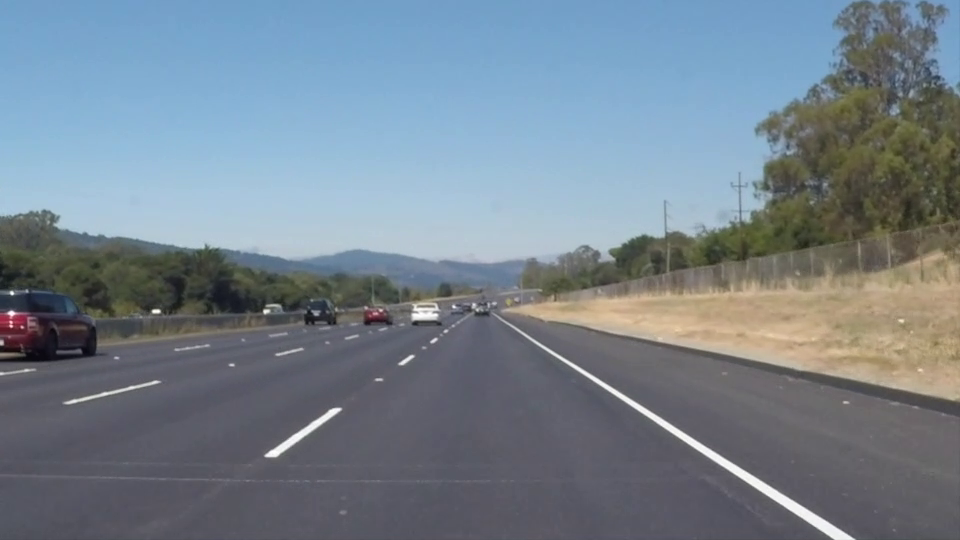
#> input picture frame 22 of res/straight_lane_detection.mp4, 960 x 540 px, given in place of predict_turn.mp4, which was not available
$ python predict_turn.py   (older library calls are emulated)
#> lines starting #> are read from the running program, lines starting #| are printed output that depends on the picture; after the words box and inside, x2 and y2 are one past the last pixel; in counts of white or black regions, pixels touching at a corner belong together; pictures that were not available may be replaced by others from this repository, and a replacement may not be noted
# Predict Turn
# Copyright (c) 2022 Rishabh Mukund
# MIT License
#
# Description: Predict the radius of curvature of the lane

import cv2
import numpy as np


def removeBackNoise(img):
    hsv = cv2.cvtColor(img, cv2.COLOR_BGR2HSV)

    yellow_range = np.array(([[10, 100, 100], [45, 200, 255]]), np.uint8)
    mask_yellow = cv2.inRange(hsv, yellow_range[0], yellow_range[1])

    white_range = np.array(([[0, 0, 210], [255, 45, 255]]), np.uint8)
    mask_white = cv2.inRange(hsv, white_range[0], white_range[1])

    mask_wy = cv2.bitwise_or(mask_yellow, mask_white)
    _, thresh = cv2.threshold(mask_wy, 200, 255, cv2.THRESH_BINARY)
    return thresh


def warp(image):
    dim = image.shape
    src = np.float32([[120, dim[0]-70], [dim[1]-120, dim[0]-70],
                     [4*dim[1]//7, 3*dim[0]//5], [3*dim[1]//7, 3*dim[0]//5]])
    dst = np.float32([[0, 1000], [1000, 1000], [1000, 0], [0, 0]])

    H = cv2.getPerspectiveTransform(src, dst)
    invH = cv2.getPerspectiveTransform(dst, src)

    warped = cv2.warpPerspective(image, H, (1000, 1000))
    return warped, invH


# [6 lines left out: function checkForLine, not called in this run]


def detectLanes(image, windows=10, margin=100, thresh=50):
    histogram = np.sum(image[image.shape[0] // 3:, :], axis=0)
    output = np.dstack((image, image, image)) * 255

    leftx_base = np.argmax(histogram[:histogram.shape[0] // 2])
    rightx_base = np.argmax(
        histogram[histogram.shape[0] // 2:]) + histogram.shape[0] // 2

    window_height = np.int(image.shape[0] // windows)

    val_present = image.nonzero()
    val_present_y = np.array(val_present[0])
    val_present_x = np.array(val_present[1])

    leftx_current = leftx_base
    rightx_current = rightx_base

    left_lane_inds = []
    right_lane_inds = []

    for window in range(windows):
        win_yb = image.shape[0] - (window + 1) * window_height
        win_yt = image.shape[0] - window * window_height
        win_xll = leftx_current - margin
        win_xlr = leftx_current + margin
        win_xrl = rightx_current - margin
        win_xrr = rightx_current + margin

        val_left = ((val_present_y >= win_yb) & (val_present_y < win_yt) & (
            val_present_x >= win_xll) & (val_present_x
                                         < win_xlr)).nonzero()[0]
        val_right = ((val_present_y >= win_yb) & (val_present_y < win_yt) & (
            val_present_x >= win_xrl) & (val_present_x
                                         < win_xrr)).nonzero()[0]

        left_lane_inds.append(val_left)
        right_lane_inds.append(val_right)

        if len(val_left) > thresh:
            leftx_current = np.int(np.mean(val_present_x[val_left]))
        if len(val_right) > thresh:
            rightx_current = np.int(np.mean(val_present_x[val_right]))

        cv2.rectangle(output, (win_xll, win_yb),
                      (win_xlr, win_yt), (0, 255, 0), 4)
        cv2.rectangle(output, (win_xrl, win_yb),
                      (win_xrr, win_yt), (0, 255, 0), 4)

    left_lane_inds = np.concatenate(left_lane_inds)
    right_lane_inds = np.concatenate(right_lane_inds)

    leftx = val_present_x[left_lane_inds]
    lefty = val_present_y[left_lane_inds]
    rightx = val_present_x[right_lane_inds]
    righty = val_present_y[right_lane_inds]

    return leftx, lefty, rightx, righty, output


def curveFitting(img_shape, leftx, lefty, rightx, righty):
    left_fit = np.polyfit(lefty, leftx, 2)
    right_fit = np.polyfit(righty, rightx, 2)

    ploty = np.linspace(0, img_shape[0] - 1, img_shape[0])

    left_x = left_fit[0]*ploty**2 + left_fit[1]*ploty + left_fit[2]
    right_x = right_fit[0]*ploty**2 + right_fit[1]*ploty + right_fit[2]

    left = np.array(np.vstack([left_x, ploty]).astype(np.int32).T)
    right = np.array(np.vstack([right_x, ploty]).astype(np.int32).T)

    y_max = np.max(ploty)
    l_rad_curv = ((1 + (2*left_fit[0]*y_max + left_fit[1])
                  ** 2)**1.5) / np.absolute(2*left_fit[0])
    r_rad_curv = ((1 + (2*right_fit[0]*y_max + right_fit[1])
                  ** 2)**1.5) / np.absolute(2*right_fit[0])

    return l_rad_curv, r_rad_curv, left, right


def colorLane(frame, left, right):
    input = frame.copy()
    warped, invH = warp(frame)
    cv2.polylines(warped, [left], False, [0, 0, 255], 5)
    cv2.polylines(warped, [right], False, [0, 0, 255], 5)
    points = np.append(left, np.flipud(right), 0)
    cv2.fillPoly(warped, np.int32([points]), (255, 0, 0))
    output = cv2.warpPerspective(
        warped, invH, (frame.shape[1], frame.shape[0]), frame)
    out = cv2.addWeighted(output, 0.8, input, 0.6, 1)
    return out


def pred_turn(l_rad_curv, r_rad_curv):
    turn = "STRAIGHT"
    rad_diff = l_rad_curv - r_rad_curv
    if(rad_diff > 800):
        turn = "RIGHT"
    if(rad_diff < -800):
        turn = "LEFT"
    return turn


def disp_output(turn, output, bin, warped, input, lanes_img, rad):
    font = cv2.FONT_HERSHEY_SIMPLEX
    fontScale = 1
    fontColor = (255, 255, 255)
    thickness = 1
    lineType = 2

    cv2.putText(output, 'ACTION = ' + turn,
                (0, 50),
                font,
                fontScale,
                fontColor,
                thickness,
                lineType)

    cv2.putText(output, 'radius of curvature in pixels = '
                + str(rad),
                (0, 100),
                font,
                fontScale,
                fontColor,
                thickness,
                lineType)

    test = cv2.merge((warped, warped, warped))
    btm = cv2.resize(np.concatenate((test, lanes_img),
                     1), (750, 3*output.shape[0]//4))

    test2 = cv2.merge((bin, bin, bin))
    top = cv2.resize(np.concatenate((input, test2), 1),
                     (750, output.shape[0]//4))

    right = np.concatenate((top, btm), 0)

    return np.concatenate((output, right), 1)


if __name__ == '__main__':
    cap = cv2.VideoCapture('res/predict_turn.mp4')
    while cap.isOpened():
        ret, frame = cap.read()
#> frame is the input picture: shape (540, 960, 3); mean B, G, R 141.9, 130.7, 117.7
        if ret:
            input = frame.copy()

            bin = removeBackNoise(frame)
#> in removeBackNoise, `mask_yellow = cv2.inRange(hsv, yellow_range[0], yellow_range[1])`:
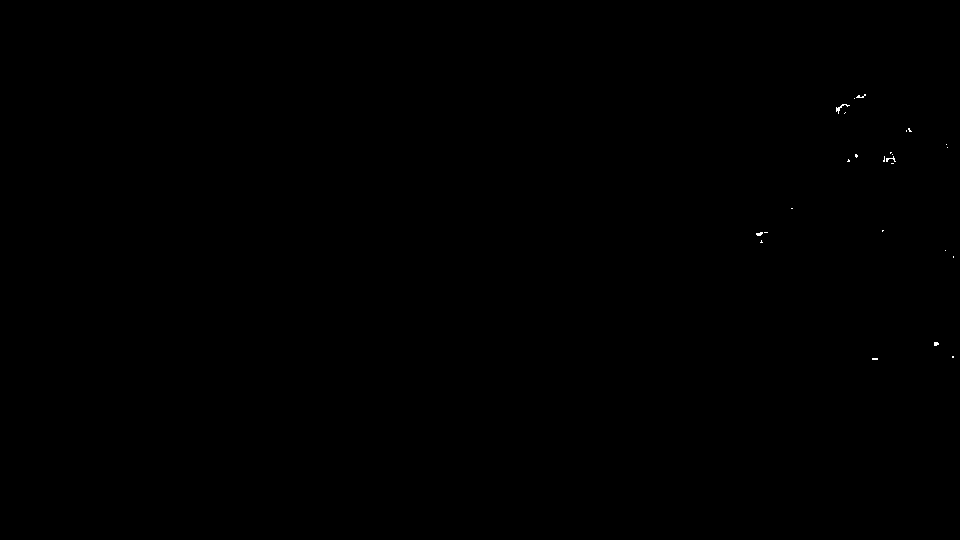
#> mask_yellow: shape (540, 960); 0.04% white in thin lines or dots, all inside (x1, y1, x2, y2) = (756, 94, 954, 360)
            warped, invH = warp(bin)
#> invH = [[0.137, -0.388, 411], [0, -0.235, 324], [0, -0.00081, 1]]

            leftx, lefty, rightx, righty, lanes_img = detectLanes(warped)
#> in detectLanes, `histogram = np.sum(image[image.shape[0] // 3:, :], axis=0)`: histogram = 1000 values, max 35568 at index 841, min 0 at index 0, mean 3593.2
#> in detectLanes, `leftx_base = np.argmax(histogram[:histogram.shape[0] // 2])`: leftx_base = 191
#> in detectLanes, `rightx_base = np.argmax( histogram[histogram.shape[0] // 2:]) + histog..`: rightx_base = 841
#> in detectLanes, `val_present = image.nonzero()`: val_present = 23588 positions, rows 185 to 999, columns 171 to 867
#> in detectLanes, `leftx_current = leftx_base`: leftx_current = 191
#> in detectLanes, `rightx_current = rightx_base`: rightx_current = 841
#> the loop in detectLanes, `for window in range(windows):` made 10 passes
#> (win_xll, win_xlr, win_xrl, win_xrr, leftx_current, rightx_current) on passes 1, 2, 4, 5, 6, 7, 8: (91, 291, 741, 941, 189, 848), (89, 289, 748, 948, 196, 835), (96, 296, 720, 920, 236, 804), (136, 336, 704, 904, 238, 787), (138, 338, 687, 887, 271, 772), (171, 371, 672, 872, 271, 758), (171, 371, 658, 858, 292, 754)
#> after the loop in detectLanes, `for window in range(windows):`:
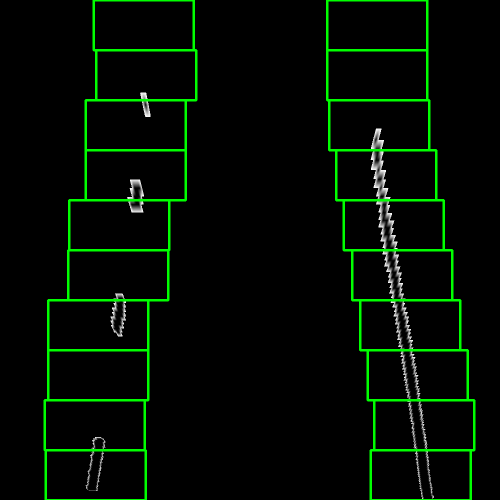
#> output: shape (1000, 1000, 3) (shown at 1/2 size); mean of channels 0, 1, 2 2.1, 12.4, 2.1; drawn as B, G, R
#> after the loop in detectLanes, `for window in range(windows):`: left_lane_inds = 10 items
#> in detectLanes, `left_lane_inds = np.concatenate(left_lane_inds)`: left_lane_inds = 6432 values, max 23159 at index 1849, min 0 at index 6250, mean 12030.7
#> in detectLanes, `right_lane_inds = np.concatenate(right_lane_inds)`: right_lane_inds = 17156 values, max 23587 at index 2313, min 581 at index 16455, mean 11704.6
#> in detectLanes, `leftx = val_present_x[left_lane_inds]`: leftx = 6432 values, max 300 at index 6182, min 171 at index 1614, mean 233.3
#> in detectLanes, `lefty = val_present_y[left_lane_inds]`: lefty = 6432 values, max 981 at index 1834, min 185 at index 6250, mean 643.8
#> in detectLanes, `rightx = val_present_x[right_lane_inds]`: rightx = 17156 values, max 867 at index 2154, min 741 at index 14781, mean 802.4
#> in detectLanes, `righty = val_present_y[right_lane_inds]`: righty = 17156 values, max 999 at index 2292, min 257 at index 16455, mean 638.9

            l_rad_curv, r_rad_curv, left_lane, right_lane = curveFitting(
                warped.shape, leftx, lefty, rightx, righty)
#> in curveFitting, `left_fit = np.polyfit(lefty, leftx, 2)`: left_fit = [-4.19e-05, -0.0929, 313.2]
#> in curveFitting, `right_fit = np.polyfit(righty, rightx, 2)`: right_fit = [6.46e-06, 0.142, 708.6]
#> in curveFitting, `left_x = left_fit[0]*ploty**2 + left_fit[1]*ploty + left_fit[2]`: left_x = 1000 values, max 313.2 at index 0, min 178.5 at index 999, mean 252.8
#> in curveFitting, `right_x = right_fit[0]*ploty**2 + right_fit[1]*ploty + right_fit[2]`: right_x = 1000 values from 708.6 to 857.1
#> in curveFitting, `left = np.array(np.vstack([left_x, ploty]).astype(np.int32).T)`: left = 1000 pairs, first value 178 to 313, second value 0 to 999
#> in curveFitting, `right = np.array(np.vstack([right_x, ploty]).astype(np.int32).T)`: right = 1000 pairs, first value 708 to 857, second value 0 to 999
#> in curveFitting, `l_rad_curv = ((1 + (2*left_fit[0]*y_max + left_fit[1]) ** 2)**1.5) / n..`: l_rad_curv = 12499.9
#> in curveFitting, `r_rad_curv = ((1 + (2*right_fit[0]*y_max + right_fit[1]) ** 2)**1.5) /..`: r_rad_curv = 80199.8
#> l_rad_curv = 12499.9; r_rad_curv = 80199.8; left_lane has the same summary as left in curveFitting; right_lane has the same summary as right in curveFitting

            turn = pred_turn(l_rad_curv, r_rad_curv)
#> in pred_turn, `rad_diff = l_rad_curv - r_rad_curv`: rad_diff = -67699.9
#> turn = 'LEFT'

            output = colorLane(frame, left_lane, right_lane)
#> in colorLane, `cv2.polylines(warped, [right], False, [0, 0, 255], 5)`:
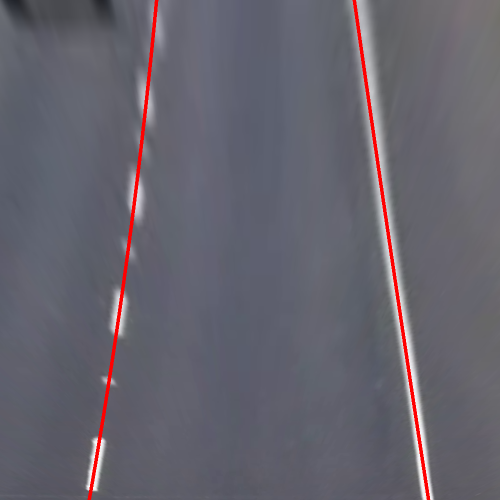
#> warped: shape (1000, 1000, 3) (shown at 1/2 size); mean B, G, R 109.5, 99.2, 101.9
#> in colorLane, `points = np.append(left, np.flipud(right), 0)`: points = 2000 pairs, first value 178 to 857, second value 0 to 999
#> in colorLane, `out = cv2.addWeighted(output, 0.8, input, 0.6, 1)`:
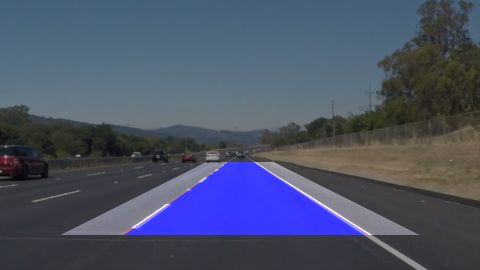
#> out: shape (540, 960, 3) (shown at 1/2 size); mean B, G, R 104.1, 82.8, 75.1

            concat = disp_output(turn, output, bin, warped,
                                 input, lanes_img, (l_rad_curv + r_rad_curv)/2)
#> in disp_output, `font = cv2.FONT_HERSHEY_SIMPLEX`: font = 0
#> in disp_output, `top = cv2.resize(np.concatenate((input, test2), 1), (750, output.shape..`:
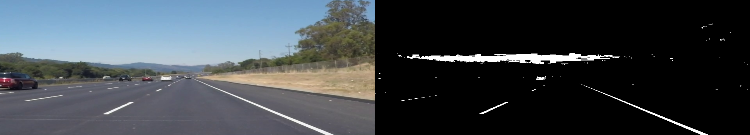
#> top: shape (135, 750, 3); mean B, G, R 74.8, 69.2, 62.7
#> in disp_output, `right = np.concatenate((top, btm), 0)`:
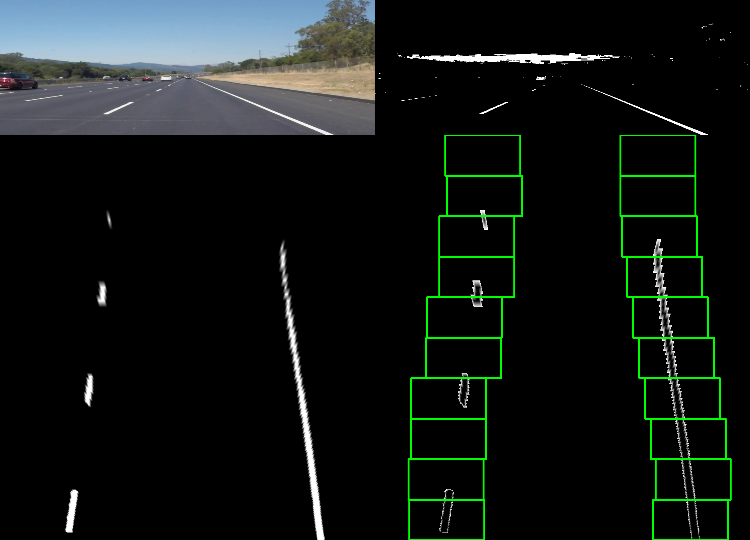
#> right: shape (540, 750, 3); mean B, G, R 20.9, 23.4, 17.9
#> in disp_output, `return np.concatenate((output, right), 1)`:
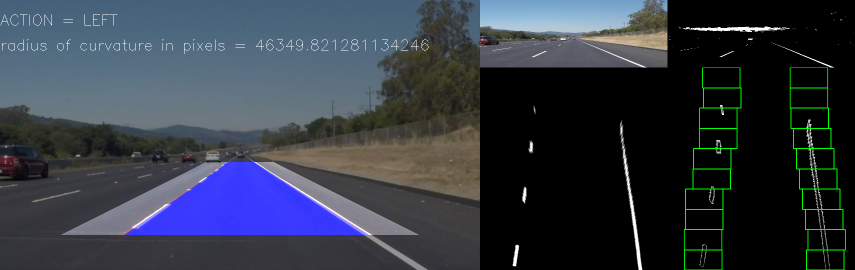
#> returned value: shape (540, 1710, 3) (shown at 1/2 size); mean of channels 0, 1, 2 67.9, 57.1, 50.4; drawn as B, G, R

            cv2.imshow('output', concat)

            if cv2.waitKey(50) & 0xFF == ord('q'):
#> (key q is pressed here)
                break

        else:
            break
    cap.release()
    cv2.destroyAllWindows()

$ run again, starting later in the video
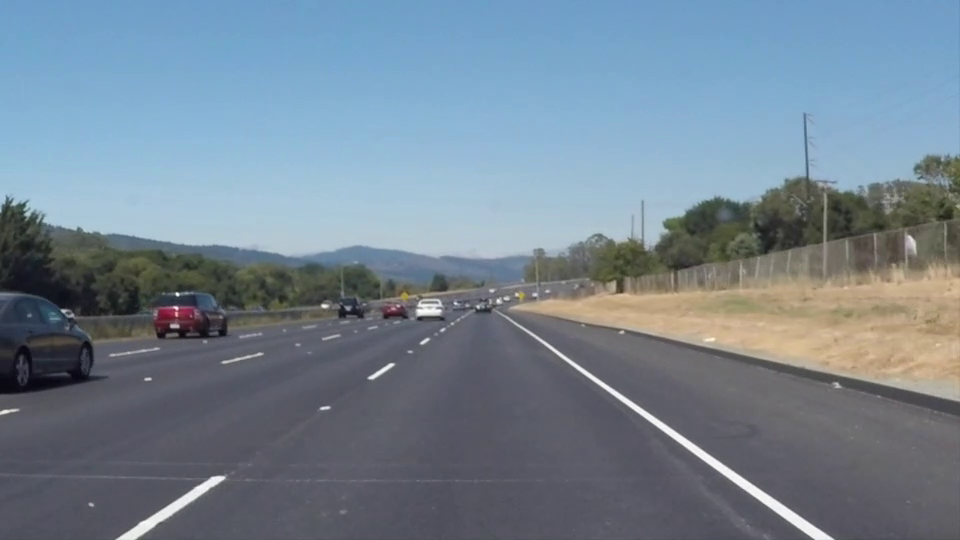
#> input picture frame 99 of res/straight_lane_detection.mp4, 960 x 540 px, given in place of predict_turn.mp4, which was not available
#> frame is the input picture: shape (540, 960, 3); mean B, G, R 146, 132.3, 116.7
#> hsv: shape (540, 960, 3); mean H, S, V 97.5, 57, 150.6
#> mask_yellow: shape (540, 960); 0.02% white; 10 white regions (9 under 20 px), largest, box (x1, y1, x2, y2) and area: (400, 290, 408, 300) 56
#> mask_white: shape (540, 960); 1.8% white; 79 white regions (64 under 20 px), largest, box (x1, y1, x2, y2) and area: (146, 218, 502, 250) 4611, (526, 330, 833, 540) 2155, (117, 476, 225, 540) 961
#> `warped, invH = warp(bin)`: invH = [[0.137, -0.388, 411], [0, -0.235, 324], [0, -0.00081, 1]]
#> histogram = 1000 values, max 79753 at index 813, min 0 at index 0, mean 3473.9
#> leftx_base = 196
#> rightx_base = 813
#> val_present = 26571 positions, rows 130 to 999, columns 160 to 850
#> in detectLanes, `leftx_current = leftx_base`: leftx_current = 196
#> in detectLanes, `rightx_current = rightx_base`: rightx_current = 813
#> the loop in detectLanes, `for window in range(windows):` made 10 passes
#> (win_xll, win_xlr, win_xrl, win_xrr, leftx_current, rightx_current) on passes 2, 3, 4, 6, 7, 8, 9: (96, 296, 736, 936, 170, 829), (70, 270, 729, 929, 194, 821), (94, 294, 721, 921, 200, 815), (100, 300, 710, 910, 228, 807), (128, 328, 707, 907, 230, 800), (130, 330, 700, 900, 271, 793), (171, 371, 693, 893, 264, 788)
#> after the loop in detectLanes, `for window in range(windows):`:
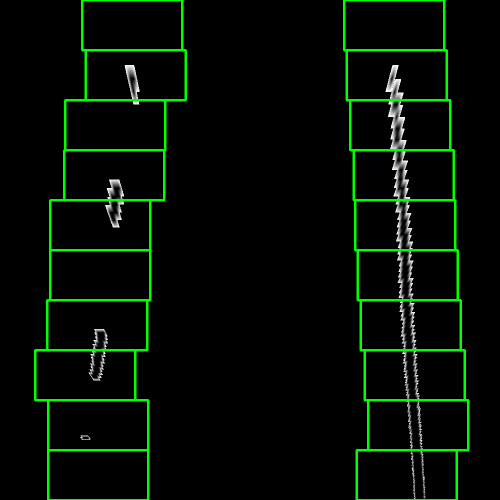
#> output: shape (1000, 1000, 3) (shown at 1/2 size); mean of channels 0, 1, 2 2.6, 12.9, 2.6; drawn as B, G, R
#> after the loop in detectLanes, `for window in range(windows):`: left_lane_inds = 10 items
#> in detectLanes, `left_lane_inds = np.concatenate(left_lane_inds)`: left_lane_inds = 6219 values, max 23903 at index 152, min 0 at index 5005, mean 11313
#> in detectLanes, `leftx = val_present_x[left_lane_inds]`: leftx = 6219 values, max 278 at index 5004, min 160 at index 45, mean 222.9
#> in detectLanes, `lefty = val_present_y[left_lane_inds]`: lefty = 6219 values, max 879 at index 136, min 130 at index 5005, mean 482.8
#> left_fit = [3.24e-05, -0.154, 288]
#> right_fit = [6.06e-06, 0.0519, 780.6]
#> left_x = 1000 values, max 288 at index 0, min 166.9 at index 999, mean 222
#> right_x = 1000 values from 780.6 to 838.5
#> left = 1000 pairs, first value 166 to 287, second value 0 to 999
#> in curveFitting, `right = np.array(np.vstack([right_x, ploty]).astype(np.int32).T)`: right = 1000 pairs, first value 780 to 838, second value 0 to 999
#> in curveFitting, `l_rad_curv = ((1 + (2*left_fit[0]*y_max + left_fit[1]) ** 2)**1.5) / n..`: l_rad_curv = 15600.7
#> in curveFitting, `r_rad_curv = ((1 + (2*right_fit[0]*y_max + right_fit[1]) ** 2)**1.5) /..`: r_rad_curv = 82975.8
#> `l_rad_curv, r_rad_curv, left_lane, right_lane = curveFitting( warped.s..`: l_rad_curv = 15600.7; r_rad_curv = 82975.8; left_lane has the same summary as left in curveFitting; right_lane has the same summary as right in curveFitting
#> rad_diff = -67375.1
#> turn = 'LEFT'
#> points = 2000 pairs, first value 166 to 838, second value 0 to 999
#> font = 0
#> in disp_output, `return np.concatenate((output, right), 1)`:
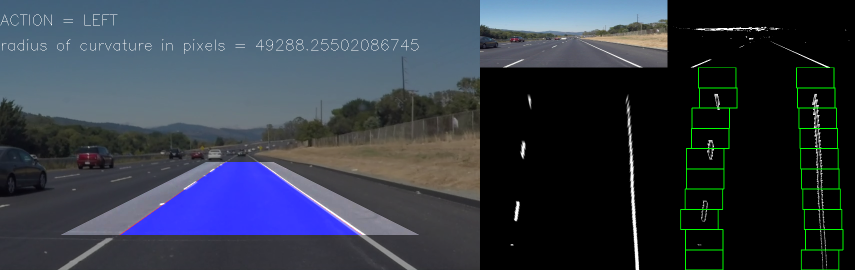
#> returned value: shape (540, 1710, 3) (shown at 1/2 size); mean of channels 0, 1, 2 69.7, 57.5, 49.9; drawn as B, G, R
